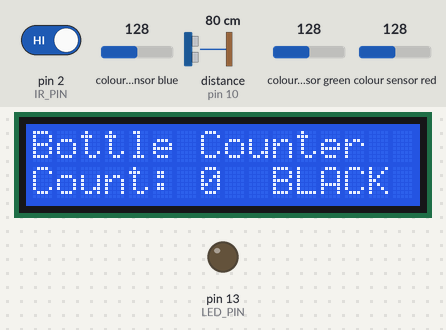
The sketch below on a simulated Arduino Uno, built with avr-gcc and run on an emulated ATmega328P. On the bench: 16×2 character LCD, output pins drawn as LEDs (lit = HIGH). Wiring (inferred from the names in the program): ultrasonic range finder: trigger pin 9; echo pin 10; TCS3200 colour sensor: output pin 8; S2 pin 6; S3 pin 7; S0 pin 4; S1 pin 5. The inputs (shaded band) are chosen by the test bench; at power-on: distance to the obstacle (sensor on pin 10) 80 cm, pin 2 (IR_PIN) HIGH, colour sensor blue 128, colour sensor green 128, colour sensor red 128. The echo pulse lasts 58.3 µs per cm; pins used as bus, display or sensor lines are not drawn; what the sketch prints to the serial monitor is not drawn.

Above: at 2.8 s.
2.9 s: distance to the obstacle (sensor on pin 10) set to 12 cm
5.1 s: distance to the obstacle (sensor on pin 10) set to 9 cm
At 7.0 s:
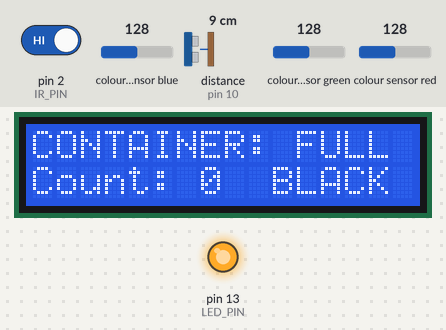
7.6 s: distance to the obstacle (sensor on pin 10) set to 35 cm
At 9.0 s:
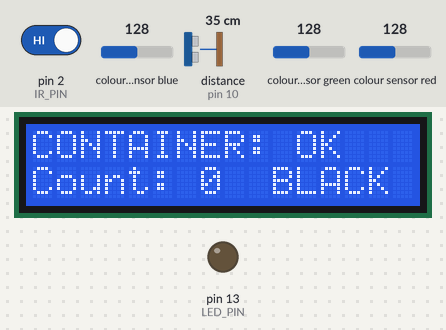
9.3 s: pin 2 (IR_PIN) driven LOW
At 9.9 s:
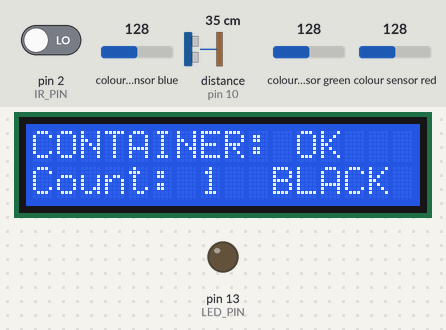
Timing chart, 0 to 11.8 s (numbered marks = the images above; inputs shaded):
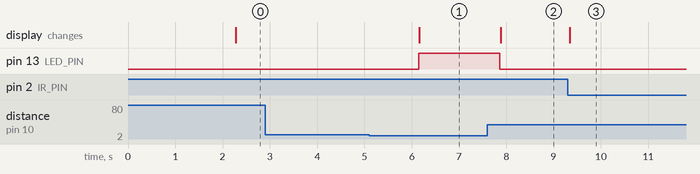

Measured:
- the behaviour switches between 11 and 10 cm on distance to the obstacle (sensor on pin 10) (found by bisection; images 0 and 1)
- after the input at 2.9 s, every drawn part: stays the same
- after the input at 5.1 s, pin 13 (LED_PIN): LOW → HIGH after 1.0 s; the display: changes after 1.1 s (image 1)
- after the input at 7.6 s, pin 13 (LED_PIN): HIGH → LOW after 0.27 s; the display: changes after 0.28 s (image 2)
- after the input at 9.3 s, the display: changes at once (image 3)

The sketch:

2ND_TESTING.ino
```cpp
#include <LiquidCrystal_I2C.h>

// Initialize LCD with I2C address 0x27, 16 columns, 2 rows
LiquidCrystal_I2C lcd(0x27, 16, 2);

// Pin definitions
const int IR_PIN = 2;           // IR sensor output pin
const int TRIG_PIN = 9;         // Ultrasonic trigger pin
const int ECHO_PIN = 10;        // Ultrasonic echo pin
const int LED_PIN = 13;

// Color sensor pins
const int S0_PIN = 4;           // Frequency scaling control
const int S1_PIN = 5;           // Frequency scaling control
const int S2_PIN = 6;           // Color filter control
const int S3_PIN = 7;           // Color filter control
const int OUT_PIN = 8;          // Color sensor output
// OE pin connected to GND for always enabled

// Variables
int bottleCount = 0;            // Counter for bottles
int lastIRReading = HIGH;       // Last stable IR reading
int currentIRReading = HIGH;    // Current IR reading
unsigned long lastCountTime = 0; // Time of last count
const unsigned long COUNT_DELAY = 1000; // Minimum time between counts (1 second)

// Variables for display updates
int lastDisplayedCount = -1;    // Last count shown on LCD
bool lastContainerStatus = false; // Last container full status
unsigned long lastLevelCheck = 0;  // Time of last level check
const unsigned long LEVEL_CHECK_INTERVAL = 500; // Check level every 500ms

// Container parameters
const float CONTAINER_HEIGHT = 20.0;  // Total height in cm
const float FULL_THRESHOLD = 10.0;    // Distance from sensor when full (10cm)

// Variables for stable readings
const int READINGS_TO_AVERAGE = 3;    // Number of readings to average
float distanceReadings[READINGS_TO_AVERAGE];
int readingIndex = 0;
bool readingsInitialized = false;

// Color sensor variables
unsigned long lastColorCheck = 0;
const unsigned long COLOR_CHECK_INTERVAL = 2000; // Check color every 2 seconds
String lastDetectedColor = "NONE";

void setup() {
  // Initialize serial communication
  Serial.begin(9600);

  // Initialize LCD
  lcd.init();
  lcd.backlight();

  // Initialize pins
  pinMode(IR_PIN, INPUT);
  pinMode(TRIG_PIN, OUTPUT);
  pinMode(ECHO_PIN, INPUT);
  pinMode(LED_PIN, OUTPUT);

  // Initialize color sensor pins
  pinMode(S0_PIN, OUTPUT);
  pinMode(S1_PIN, OUTPUT);
  pinMode(S2_PIN, OUTPUT);
  pinMode(S3_PIN, OUTPUT);
  pinMode(OUT_PIN, INPUT);

  // Set frequency scaling to 20% (S0=HIGH, S1=LOW)
  digitalWrite(S0_PIN, HIGH);
  digitalWrite(S1_PIN, LOW);

  // Turn off LED initially
  digitalWrite(LED_PIN, LOW);

  // Initialize distance readings array
  for (int i = 0; i < READINGS_TO_AVERAGE; i++) {
    distanceReadings[i] = 0;
  }

  // Display initial message
  lcd.setCursor(0, 0);
  lcd.print("Bottle Counter  ");
  lcd.setCursor(0, 1);
  lcd.print("Count: 0        ");

  Serial.println("Bottle Counter with Color Sensor Started");
  Serial.println("Initializing sensors...");

  // Initialize readings with actual sensor data
  delay(1000);
  for (int i = 0; i < READINGS_TO_AVERAGE; i++) {
    float distance = getSingleUltrasonicReading();
    if (distance > 0) {
      distanceReadings[i] = distance;
    }
    delay(100);
  }
  readingsInitialized = true;

  Serial.println("Sensor initialization complete");
}

void loop() {
  // Read IR sensor for bottle counting
  handleBottleCounting();

  // Check container level
  checkContainerLevel();

  // Check color sensor
  checkColorSensor();

  delay(50);  // Small delay for better performance
}

void handleBottleCounting() {
  currentIRReading = digitalRead(IR_PIN);

  // Print current sensor state for debugging (less frequently)
  static unsigned long lastPrint = 0;
  if (millis() - lastPrint > 3000) {  // Print every 3 seconds
    Serial.print("IR Sensor: ");
    Serial.println(currentIRReading == HIGH ? "HIGH" : "LOW");
    lastPrint = millis();
  }

  // Only count on one specific transition and with time delay
  if (currentIRReading == LOW && lastIRReading == HIGH &&
      (millis() - lastCountTime) > COUNT_DELAY) {

    bottleCount++;
    lastCountTime = millis();

    Serial.print("Bottle detected! Count: ");
    Serial.println(bottleCount);

    // Update LCD immediately when count changes
    updateCountDisplay();

    // Also check color when a new bottle is detected
    checkColorSensor();
  }

  lastIRReading = currentIRReading;
}

void checkContainerLevel() {
  // Check level with some interval
  if (millis() - lastLevelCheck < LEVEL_CHECK_INTERVAL) {
    return;
  }

  float distance = getStableUltrasonicDistance();

  // Print distance for debugging
  Serial.print("Distance: ");
  if (distance > 0) {
    Serial.print(distance);
    Serial.print(" cm");
  } else {
    Serial.print("Invalid");
  }

  // Determine if container is full with hysteresis
  bool isFull;
  if (lastContainerStatus) {
    // If was full, need distance > FULL_THRESHOLD + 1 to become not full
    isFull = (distance <= (FULL_THRESHOLD + 1.0) && distance > 0);
  } else {
    // If was not full, need distance <= FULL_THRESHOLD to become full
    isFull = (distance <= FULL_THRESHOLD && distance > 0);
  }

  Serial.print(" - Status: ");
  Serial.println(isFull ? "FULL" : "OK");

  // Control LED based on container status
  if (isFull) {
    digitalWrite(LED_PIN, HIGH);
  } else {
    digitalWrite(LED_PIN, LOW);
  }

  // Update display if status changed
  static int displayUpdateCounter = 0;
  if (isFull != lastContainerStatus || displayUpdateCounter++ > 10) {
    updateLevelDisplay(distance, isFull);
    displayUpdateCounter = 0;
  }

  lastContainerStatus = isFull;
  lastLevelCheck = millis();
}

void checkColorSensor() {
  // Check color less frequently
  if (millis() - lastColorCheck < COLOR_CHECK_INTERVAL) {
    return;
  }

  // Read RGB values
  unsigned long red = getColorReading('R');
  unsigned long green = getColorReading('G');
  unsigned long blue = getColorReading('B');
  unsigned long clear = getColorReading('C');

  // Determine color based on RGB values
  String detectedColor = determineColor(red, green, blue, clear);

  // Print color information
  Serial.println("=== COLOR SENSOR ===");
  Serial.print("Red: "); Serial.print(red);
  Serial.print(" | Green: "); Serial.print(green);
  Serial.print(" | Blue: "); Serial.print(blue);
  Serial.print(" | Clear: "); Serial.println(clear);
  Serial.print("Detected Color: "); Serial.println(detectedColor);
  Serial.println("==================");

  // Update display if color changed
  if (detectedColor != lastDetectedColor) {
    updateColorDisplay(detectedColor);
    lastDetectedColor = detectedColor;
  }

  lastColorCheck = millis();
}

unsigned long getColorReading(char color) {
  // Set color filter
  switch(color) {
    case 'R': // Red
      digitalWrite(S2_PIN, LOW);
      digitalWrite(S3_PIN, LOW);
      break;
    case 'G': // Green
      digitalWrite(S2_PIN, HIGH);
      digitalWrite(S3_PIN, HIGH);
      break;
    case 'B': // Blue
      digitalWrite(S2_PIN, LOW);
      digitalWrite(S3_PIN, HIGH);
      break;
    case 'C': // Clear (no filter)
      digitalWrite(S2_PIN, HIGH);
      digitalWrite(S3_PIN, LOW);
      break;
  }

  delay(50); // Allow sensor to stabilize

  // Read frequency (lower frequency = more of that color detected)
  unsigned long frequency = pulseIn(OUT_PIN, LOW, 50000); // 50ms timeout

  return frequency;
}

String determineColor(unsigned long red, unsigned long green, unsigned long blue, unsigned long clear) {
  // Basic color detection logic
  // Lower frequency means more of that color is detected

  // Check if readings are valid
  if (red == 0 && green == 0 && blue == 0) {
    return "NO_OBJECT";
  }

  // Find the color with the lowest frequency (most detected)
  if (red < green && red < blue) {
    if (red < clear * 0.7) { // Red is significantly lower than clear
      return "RED";
    }
  }
  else if (green < red && green < blue) {
    if (green < clear * 0.7) { // Green is significantly lower than clear
      return "GREEN";
    }
  }
  else if (blue < red && blue < green) {
    if (blue < clear * 0.7) { // Blue is significantly lower than clear
      return "BLUE";
    }
  }

  // Check for other colors based on combinations
  if (red < clear * 0.8 && green < clear * 0.8 && blue > clear * 0.9) {
    return "YELLOW";
  }
  else if (red < clear * 0.8 && blue < clear * 0.8 && green > clear * 0.9) {
    return "MAGENTA";
  }
  else if (green < clear * 0.8 && blue < clear * 0.8 && red > clear * 0.9) {
    return "CYAN";
  }
  else if (red < clear * 0.9 && green < clear * 0.9 && blue < clear * 0.9) {
    return "WHITE";
  }
  else if (red > clear * 1.2 && green > clear * 1.2 && blue > clear * 1.2) {
    return "BLACK";
  }

  return "UNKNOWN";
}

void updateLevelDisplay(float distance, bool isFull) {
  // Show level status on first line
  lcd.setCursor(0, 0);
  if (distance > 0) {
    if (isFull) {
      lcd.print("CONTAINER: FULL ");
    } else {
      lcd.print("CONTAINER: OK   ");
    }
  } else {
    lcd.print("SENSOR ERROR    ");
  }
}

void updateColorDisplay(String color) {
  // Show color on second line after count
  lcd.setCursor(10, 1);
  if (color == "NO_OBJECT") {
    lcd.print("      ");
  } else if (color.length() <= 6) {
    lcd.print(color);
    // Pad with spaces to clear previous text
    for (int i = color.length(); i < 6; i++) {
      lcd.print(" ");
    }
  }
}

float getStableUltrasonicDistance() {
  // Get new reading
  float newReading = getSingleUltrasonicReading();

  if (newReading > 0) {  // Valid reading
    // Store in circular buffer
    distanceReadings[readingIndex] = newReading;
    readingIndex = (readingIndex + 1) % READINGS_TO_AVERAGE;

    // Calculate average of valid readings
    float sum = 0;
    int validCount = 0;
    for (int i = 0; i < READINGS_TO_AVERAGE; i++) {
      if (distanceReadings[i] > 0) {
        sum += distanceReadings[i];
        validCount++;
      }
    }

    if (validCount > 0) {
      return sum / validCount;
    }
  }

  return -1;
}

float getSingleUltrasonicReading() {
  // Clear trigger pin
  digitalWrite(TRIG_PIN, LOW);
  delayMicroseconds(2);

  // Send 10us pulse to trigger
  digitalWrite(TRIG_PIN, HIGH);
  delayMicroseconds(10);
  digitalWrite(TRIG_PIN, LOW);

  // Read echo pin and calculate distance
  unsigned long duration = pulseIn(ECHO_PIN, HIGH, 30000);  // 30ms timeout

  if (duration == 0) {
    return -1;  // Invalid reading
  }

  // Calculate distance in cm
  float distance = (duration * 0.0343) / 2;

  // Filter out obviously wrong readings
  if (distance < 1 || distance > 400) {
    return -1;
  }

  return distance;
}

void updateCountDisplay() {
  // Only update if count actually changed
  if (bottleCount != lastDisplayedCount) {
    lcd.setCursor(0, 1);
    lcd.print("Count: ");
    lcd.print(bottleCount);
    lcd.print(" ");  // Space before color

    lastDisplayedCount = bottleCount;
  }
}

// Function to reset counter
void resetCounter() {
  bottleCount = 0;
  lastDisplayedCount = -1;
  lastDetectedColor = "NONE";

  lcd.clear();
  lcd.setCursor(0, 0);
  lcd.print("SYSTEM RESET");
  lcd.setCursor(0, 1);
  lcd.print("Count: 0");
  delay(2000);

  // Reset container status
  lastContainerStatus = false;
  digitalWrite(LED_PIN, LOW);
}
```
